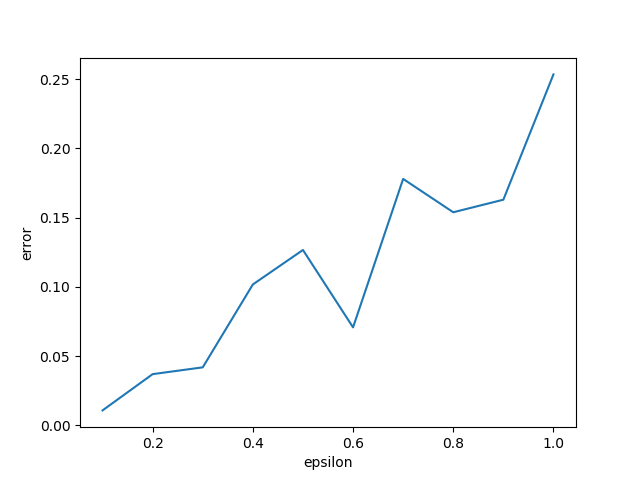

Reproduce this figure in Python.
import numpy as np
from Q1 import one_center_grid_coreset
import Q1
import matplotlib.pyplot as plt
import math


def far_dist(point, points):
    far = -float('inf')
    for p in points:
        far = max(far, Q1.dist(p, point))
    far_point = max(points, key=lambda p: Q1.dist(p, point))
    if far != Q1.dist(far_point, point):
        print(far, Q1.dist(far_point, point))
    return far


errors = []
points = np.random.rand(2000, 3) * 1000
for e in np.arange(0.1, 1.1, 0.1):
    print('epsilon: %f' % e)
    # a = raw_input()
    coreset_i = one_center_grid_coreset(points, e)
    coreset = points[coreset_i]
    print(len(coreset))

    Q = np.random.rand(100, 3) * 10 * 1000
    error = -float('inf')
    for q in Q:
        far_p = far_dist(q, points)
        far_c = far_dist(q, coreset)
        error = max(error, math.fabs(far_p - far_c) / far_p)
    print(error)
    errors.append(error)


plt.plot(np.arange(0.1, 1.01, 0.1), errors)
plt.xlabel('epsilon')
plt.ylabel('error')
plt.show()
